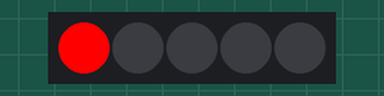
A sketch run on a simulated Arduino Uno, built with avr-gcc and run on an emulated ATmega328P. On the bench: 5 RGB LEDs in strip order, left to right.

Above: at 0.3 s.
At 2.3 s:
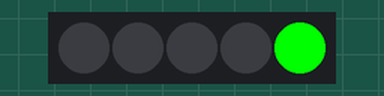
At 3.3 s:
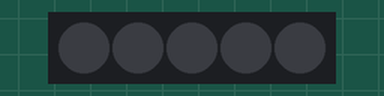
Timing chart, 0 to 40.0 s (numbered marks = the images above):
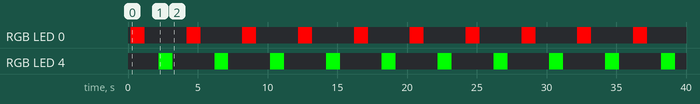

The sketch:

kad18_function.ino
```cpp
#include <Arduino.h>
#include <Adafruit_NeoPixel.h>

#define NEOPIXEL_PIN    5
#define NUMPIXELS       5

Adafruit_NeoPixel strip(NUMPIXELS, NEOPIXEL_PIN, NEO_GRB + NEO_KHZ800);

void colorDotOn(int i, uint32_t color);
void colorDotOff(int i);

void setup() {
  Serial.begin(115200);
  delay(200);
  strip.begin();
  strip.show();
}

void loop() {
  colorDotOn(0, strip.Color(255, 0, 0));
  delay(1000);
  colorDotOff(0);
  delay(1000);

  colorDotOn(4, strip.Color(0, 255, 0));
  delay(1000);
  colorDotOff(4);
  delay(1000);
}

/**
 * i番目のLEDを color の色で点灯する
 */
void colorDotOn(int i, uint32_t color){
  if (i < 0 || i >= NUMPIXELS) return;
  strip.setPixelColor(i, color);
  strip.show();
}

/**
 * i番目のLEDを消灯する
 */
void colorDotOff(int i){
  if (i < 0 || i >= NUMPIXELS) return;
  strip.setPixelColor(i, 0);
  strip.show();
}

void colorWipe(uint32_t color, int wait) {
  for(int i = 0; i < strip.numPixels(); i++) {
    strip.setPixelColor(i, color);
    strip.show();
    delay(wait);
  }
}
```

Measured:
- by itself, RGB LED 0: alternates RGB(255, 0, 0) for 1.0 s and off for 3.0 s
- by itself, RGB LED 4: alternates RGB(0, 255, 0) for 1.0 s and off for 3.0 s
- by itself, everything shown: repeats every 4.0 s, in 4 steps
- what the display in image 0 shows lasts 1.0 s, from 0.2 s to 1.2 s
